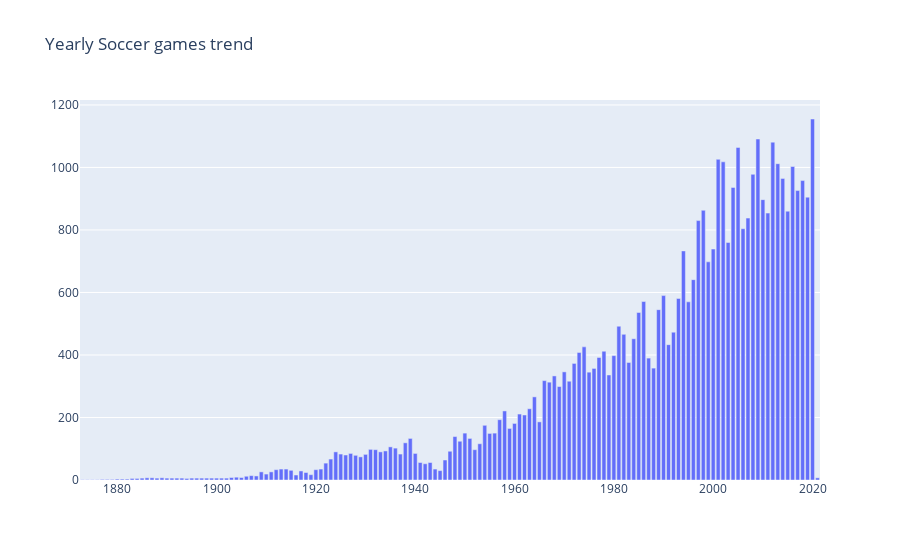

Notebook cell for this chart:
### Code cell
# create the data
import plotly.graph_objs as go
data = [go.Bar(
    x=yearly_games_trend["date"],
    y=yearly_games_trend["city"]
)]

# create the layout
layout = go.Layout(
    title='Yearly Soccer games trend'
)

# create the figure
fig = go.Figure(data=data, layout=layout)
fig.show()

### Figure 1 — Plotly figure (JSON) as saved in the notebook; plotly's stock layout.template omitted (floating-point values rounded to 4 significant figures; data arrays with more than 128 entries replaced by an {"elided": "..."} marker saying what was removed)
{"data": [{"type": "bar", "x": {"elided": "149 str values"}, "y": {"elided": "149 int values"}}], "layout": {"title": {"text": "Yearly Soccer games trend"}}}
